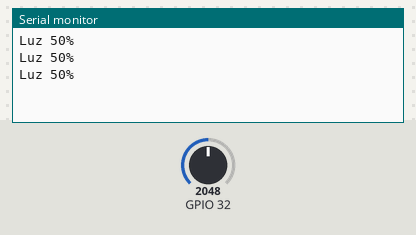
Bench run of a sketch on a simulated ESP32. Parts: the last lines printed to the serial monitor. The test bench sets the inputs (shaded band); at power-on: GPIO 32 = 2048.

Above: at 1.3 s.
1.4 s: GPIO 32 set to 2866
At 1.9 s:
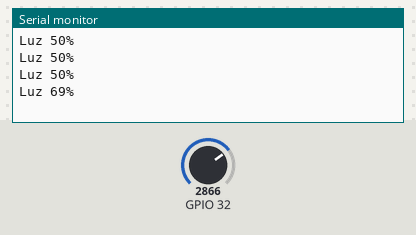
2.9 s: GPIO 32 set to 3603
At 3.4 s:
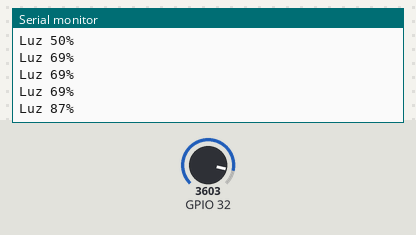
Timing chart, 0 to 5.9 s (numbered marks = the images above; inputs shaded):
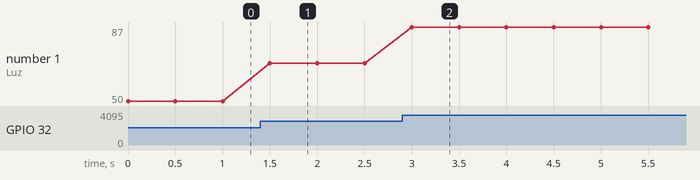

Measured:
- after the input at 1.4 s, the serial monitor: prints a new line after 0.10 s (image 1)
- after the input at 2.9 s, the serial monitor: prints a new line after 0.10 s (image 2)
- plotted number 1: 50 → 69 after the input at 1.4 s, 69 → 87 after the input at 2.9 s

The sketch:

sketch_aug28a.ino
```cpp
//Grupo 8
//Piccicacco Feierman Diaz

void setup() {
  pinMode(32, INPUT);
  Serial.begin(9600);
}

void loop() {
  int lectura = analogRead(32);                       // Lee de 0 a 1023
  int Porcentaje = map(lectura, 0, 4095, 0, 100);  // Convierte a 0 a 100

  Serial.print("Luz ");
  Serial.print(Porcentaje);
  Serial.println("%");

  delay(500);
}
```
